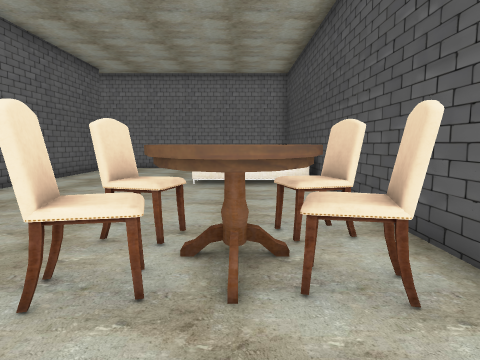
view 1 (above)

18 first-person views from a walk through a scene from a Unity 3-D project. The camera is 1.3 m above the floor, tilts 6° down and sees 70° across. The floor is counted in squares, 1 m on a side. Each view is taken from the middle of a square. On the plan, view 1 faces up. The plan holds only what a view shows up to about 15 squares ahead; the rest is blank. The place goes on beyond the plan. The player is left out. Door leaves are left out, so doorways stand open. Some surface patterns are stand-ins.

view 2
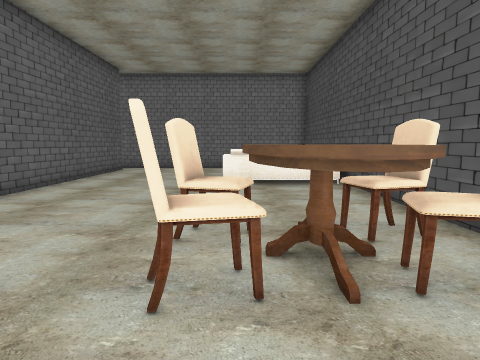

view 3
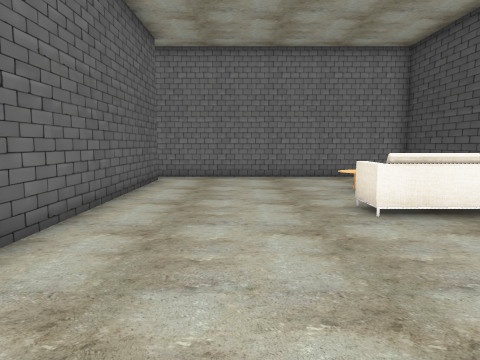

view 4
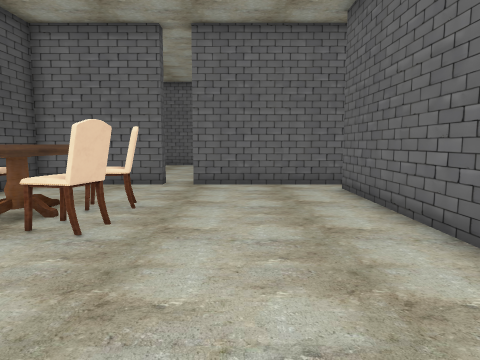

view 5
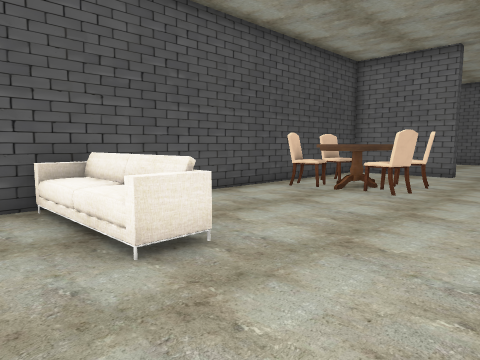

view 6
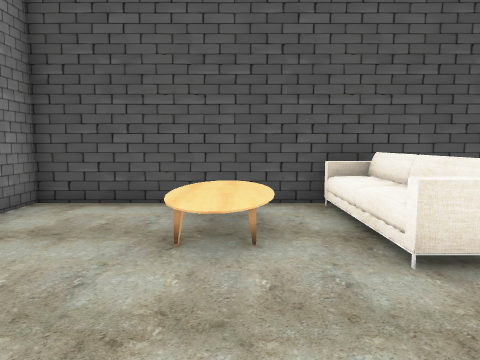

view 7
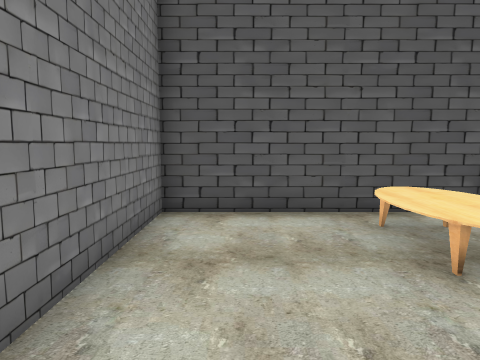

view 8
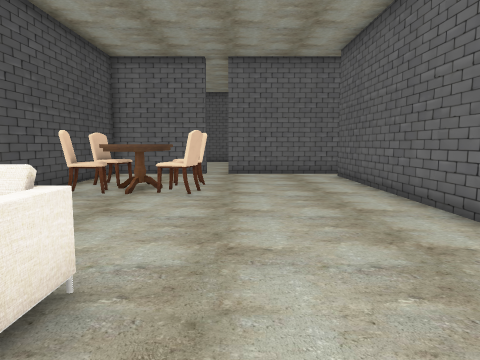

view 9
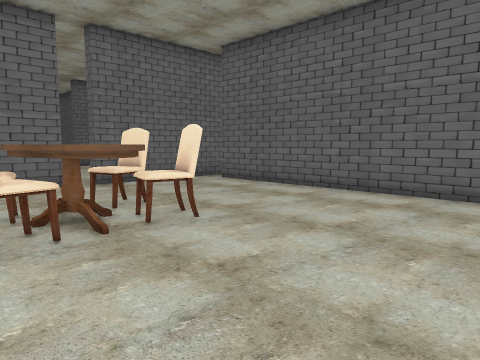

view 10
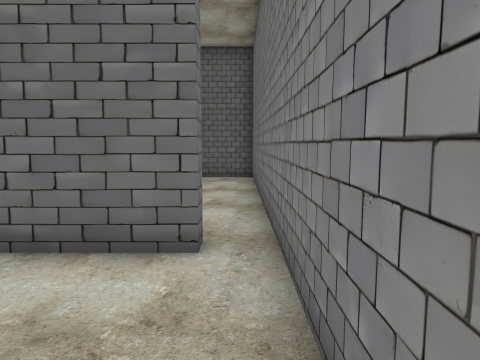

view 11
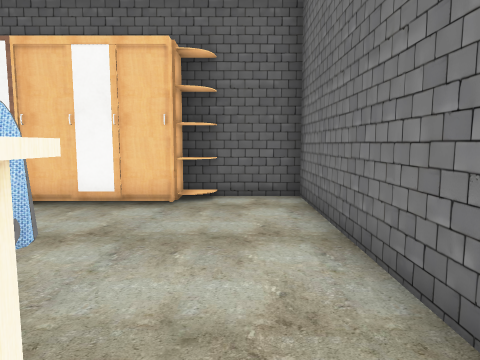

view 12
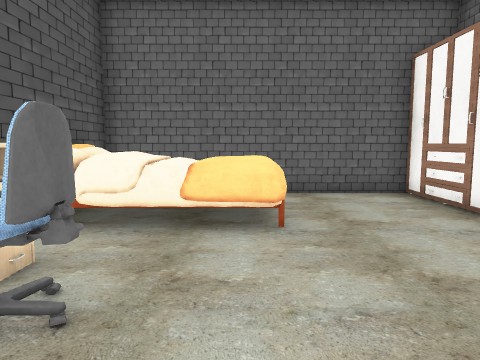

view 13
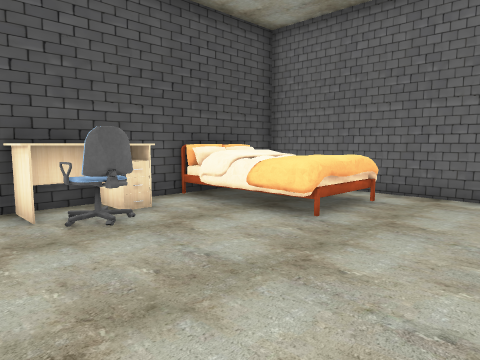

view 14
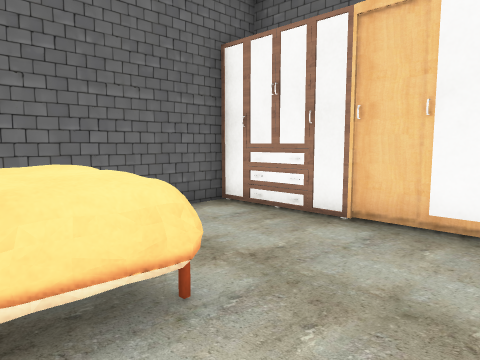

view 15
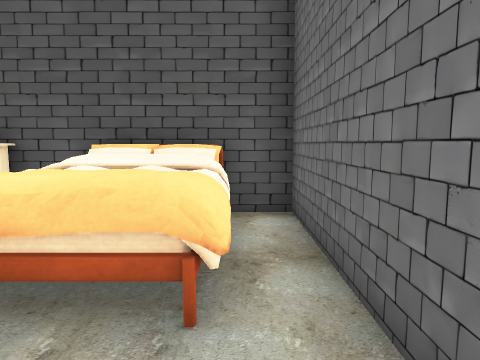

view 16
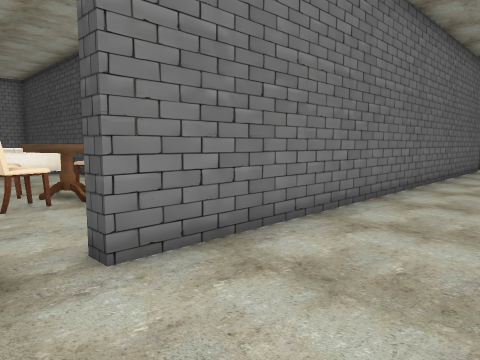

view 17
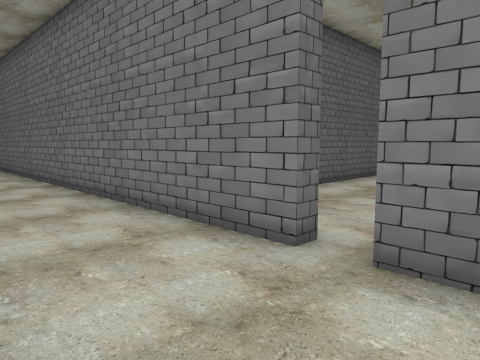

view 18
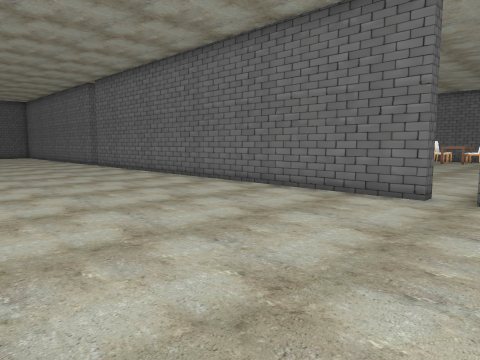

### Floor plan
Points are (right, up) in squares from view 1. A wall is a line through its corners. A room is listed if a view was taken in it or the views show most of it. See-through windows are left out.
Room 1 (views 1, 2, 3, 4, 5, 6, 7, 8, 9, 10)
walls: (-7, 17.5) (-7, 0); (-1.5, -1) (2.5, -1) (2.5, 18.5) (-7, 18.5); (-7.9, -1) (-2.5, -1)
ways out: open door at (-7, 18) to room 2; open door at (-7, -0.5) to room 3; open door at (-2, -1) to room 3
objects: chair (-2, 3) to (-1, 3); chair (-2, 4) to (-1, 5); sofa (-1, 11) to (2, 12); table (-1, 14) to (2, 15); table (0, 2) to (1, 6); chair (1, 3); chair (1, 5)
Room 2 (views 11, 12, 13, 14, 15)
walls: (-15.5, 9) (-7.5, 9) (-7.5, 16.8); (-7, 18.5) (-16.5, 18.5) (-16.5, 15.5)
ways out: open door at (-7, 18) to room 1
objects: cabinet (-16, 15) to (-16, 16); cabinet (-15, 11); bed (-11, 10) to (-8, 13); chair (-10, 15) to (-9, 16); table (-8, 14) to (-8, 16)
Room 3 (views 16, 17, 18)
walls: (16.5, -1.5) (-1.5, -1.5); (18.5, -1.5) (17.5, -1.5)
ways out: open door at (-7, -0.5) to room 1; open door at (-2, -1) to room 1; open door at (17, -1)

Positions as (right, up) in squares from view 1, and headings:
1: (0, 0), facing up
2: (-1, 0), facing up
3: (-4, 5), facing up
4: (-4, 10), facing down
5: (-5, 14), facing down-right
6: (-5, 14), facing right
7: (-4, 17), facing right
8: (-3, 14), facing down
9: (2, 10), facing down-left
10: (-3, 18), facing left
11: (-8, 17), facing left
12: (-11, 18), facing down
13: (-15, 18), facing down-right
14: (-10, 15), facing down-left
15: (-14, 10), facing right
16: (-3, -5), facing up-right
17: (19, -5), facing up-left
18: (19, -10), facing up-left
